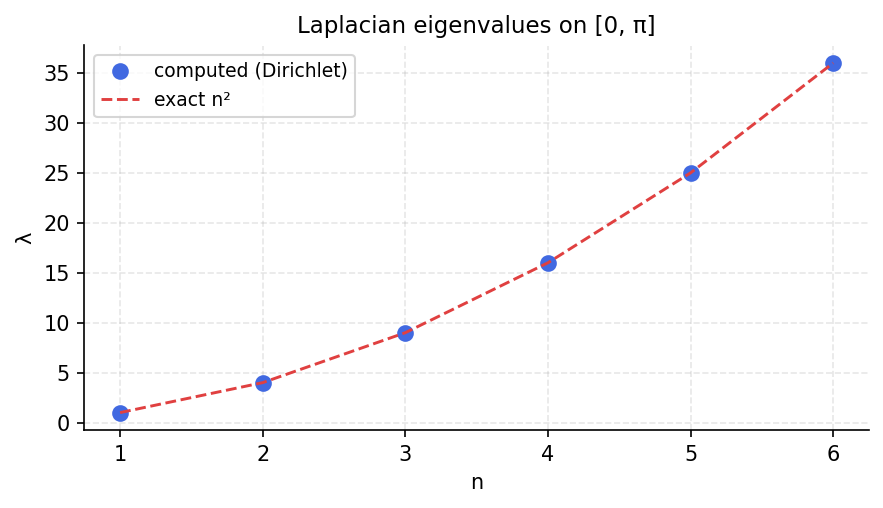

The Python source for this figure:
"""Laplacian eigenvalues (Dirichlet/Neumann).

Computes eigenvalues of -u'' = lambda*u with various boundary conditions,
comparing with exact values n^2*pi^2 / L^2.

Credit: Chebfun example ode-eig/DirLap.m.
Original MATLAB Chebfun: Copyright 2017 by The University of Oxford and
The Chebfun Developers. See https://www.chebfun.org/ for Chebfun information.
"""
import os

os.environ.setdefault("XLA_PYTHON_CLIENT_PREALLOCATE", "false")

import matplotlib

matplotlib.use("Agg")
import os
import sys

import jax.numpy as jnp
import matplotlib.pyplot as plt
import numpy as np

sys.path.insert(0, os.path.join(os.path.dirname(__file__), '..', '..', 'src'))

from chebfunjax.plotting import chebfun_style

chebfun_style()

from chebfunjax.operators.chebop import Chebop


def run():
    print("=" * 60)
    print("Laplacian eigenvalues")
    print("=" * 60)

    # --- Dirichlet on [0, pi] ----------------------------------------
    # -u'' = lambda*u, u(0) = u(pi) = 0
    # Eigenvalues: lambda_n = n^2, n = 1, 2, 3, ...
    pi = float(jnp.pi)
    N = Chebop(lambda x, u: -u.diff(2), domain=(0.0, pi))
    N.lbc = 0.0
    N.rbc = 0.0
    k = 6
    lam = N.eigs(k=k)
    lam_real = np.sort(np.real(np.array(lam)))
    exact = np.array([n**2 for n in range(1, k+1)], dtype=float)
    print("\nDirichlet on [0, pi]: eigenvalues (exact: n^2)")
    print(f"  {'n':>4}  {'computed':>16}  {'exact':>8}  {'error':>10}")
    for i in range(k):
        err = abs(lam_real[i] - exact[i])
        print(f"  {i+1:>4}  {lam_real[i]:>16.10f}  {exact[i]:>8.1f}  {err:.2e}")
    max_err = np.max(np.abs(lam_real - exact))
    print(f"  Max error: {max_err:.2e}")
    assert max_err < 1e-6, f"Eigenvalue error too large: {max_err}"

    # --- Neumann on [0, pi] ------------------------------------------
    # -u'' = lambda*u, u'(0) = u'(pi) = 0
    # Eigenvalues: lambda_n = n^2, n = 0, 1, 2, ...
    N2 = Chebop(lambda x, u: -u.diff(2), domain=(0.0, pi))
    # Neumann BC: derivative = 0 at endpoints
    N2.lbc = lambda u: u.diff()
    N2.rbc = lambda u: u.diff()
    lam2 = N2.eigs(k=k)
    lam2_real = np.sort(np.real(np.array(lam2)))
    exact2 = np.array([n**2 for n in range(0, k)], dtype=float)
    print("\nNeumann on [0, pi]: eigenvalues (exact: n^2, n=0,1,...)")
    for i in range(k):
        err2 = abs(lam2_real[i] - exact2[i])
        print(f"  {i:>4}  {lam2_real[i]:>16.10f}  {exact2[i]:>8.1f}  {err2:.2e}")
    max_err2 = np.max(np.abs(lam2_real - exact2))
    assert max_err2 < 1e-6, f"Neumann eigenvalue error: {max_err2}"

    # --- Plots -------------------------------------------------------
    _here = os.path.dirname(os.path.abspath(__file__))
    import numpy as _np
    fig, ax = plt.subplots()
    _n = _np.arange(1, k + 1)
    ax.plot(_n, _np.array(lam[:k]), "o", color="#4169E1",
            markersize=7, label="computed (Dirichlet)")
    ax.plot(_n, _n**2, "--", color="#E04040", linewidth=1.4,
            label="exact n²")
    ax.set_title("Laplacian eigenvalues on [0, π]", fontsize=11)
    ax.legend(fontsize=9)
    fig.set_facecolor("white")
    fig.tight_layout()
    fig.savefig(os.path.join(_here, "laplacian_eigenvalues.png"),
                dpi=150, bbox_inches="tight")
    plt.close(fig)

    print("\nAll assertions passed.")
    return True

if __name__ == "__main__":
    run()
